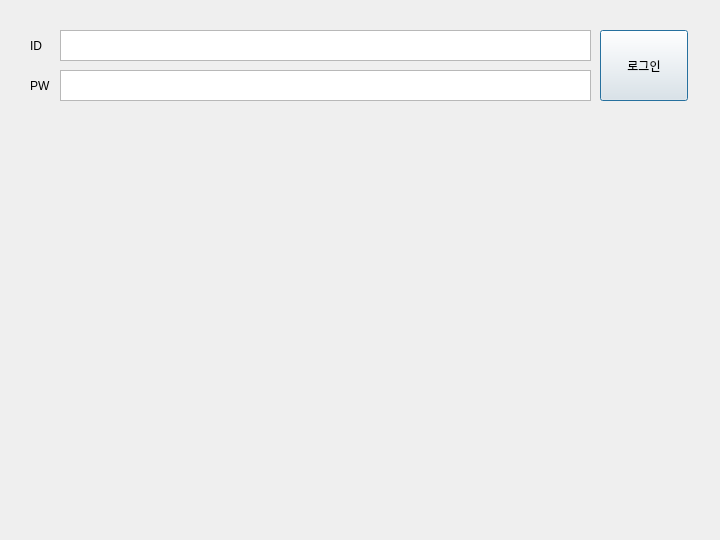
<?xml version="1.0" encoding="UTF-8"?>
<ui version="4.0">
 <class>Dialog</class>
 <widget class="QDialog" name="Dialog">
  <property name="geometry">
   <rect>
    <x>0</x>
    <y>0</y>
    <width>720</width>
    <height>540</height>
   </rect>
  </property>
  <property name="windowTitle">
   <string>Dialog</string>
  </property>
  <widget class="QPushButton" name="pushButton_Login">
   <property name="geometry">
    <rect>
     <x>600</x>
     <y>30</y>
     <width>88</width>
     <height>71</height>
    </rect>
   </property>
   <property name="text">
    <string>로그인</string>
   </property>
  </widget>
  <widget class="QTextEdit" name="textEdit_ID">
   <property name="geometry">
    <rect>
     <x>60</x>
     <y>30</y>
     <width>531</width>
     <height>31</height>
    </rect>
   </property>
   <property name="html">
    <string>&lt;!DOCTYPE HTML PUBLIC &quot;-//W3C//DTD HTML 4.0//EN&quot; &quot;http://www.w3.org/TR/REC-html40/strict.dtd&quot;&gt;
&lt;html&gt;&lt;head&gt;&lt;meta name=&quot;qrichtext&quot; content=&quot;1&quot; /&gt;&lt;style type=&quot;text/css&quot;&gt;
p, li { white-space: pre-wrap; }
&lt;/style&gt;&lt;/head&gt;&lt;body style=&quot; font-family:'Ubuntu Sans'; font-size:11pt; font-weight:400; font-style:normal;&quot;&gt;
&lt;p style=&quot;-qt-paragraph-type:empty; margin-top:0px; margin-bottom:0px; margin-left:0px; margin-right:0px; -qt-block-indent:0; text-indent:0px;&quot;&gt;&lt;br /&gt;&lt;/p&gt;&lt;/body&gt;&lt;/html&gt;</string>
   </property>
  </widget>
  <widget class="QTextEdit" name="textEdit_PW">
   <property name="geometry">
    <rect>
     <x>60</x>
     <y>70</y>
     <width>531</width>
     <height>31</height>
    </rect>
   </property>
   <property name="html">
    <string>&lt;!DOCTYPE HTML PUBLIC &quot;-//W3C//DTD HTML 4.0//EN&quot; &quot;http://www.w3.org/TR/REC-html40/strict.dtd&quot;&gt;
&lt;html&gt;&lt;head&gt;&lt;meta name=&quot;qrichtext&quot; content=&quot;1&quot; /&gt;&lt;style type=&quot;text/css&quot;&gt;
p, li { white-space: pre-wrap; }
&lt;/style&gt;&lt;/head&gt;&lt;body style=&quot; font-family:'Ubuntu Sans'; font-size:11pt; font-weight:400; font-style:normal;&quot;&gt;
&lt;p style=&quot;-qt-paragraph-type:empty; margin-top:0px; margin-bottom:0px; margin-left:0px; margin-right:0px; -qt-block-indent:0; text-indent:0px;&quot;&gt;&lt;br /&gt;&lt;/p&gt;&lt;/body&gt;&lt;/html&gt;</string>
   </property>
  </widget>
  <widget class="QLabel" name="label_ID">
   <property name="geometry">
    <rect>
     <x>30</x>
     <y>30</y>
     <width>21</width>
     <height>31</height>
    </rect>
   </property>
   <property name="text">
    <string>ID</string>
   </property>
  </widget>
  <widget class="QLabel" name="label_PW">
   <property name="geometry">
    <rect>
     <x>30</x>
     <y>70</y>
     <width>31</width>
     <height>31</height>
    </rect>
   </property>
   <property name="text">
    <string>PW</string>
   </property>
  </widget>
 </widget>
 <resources/>
 <connections/>
</ui>
